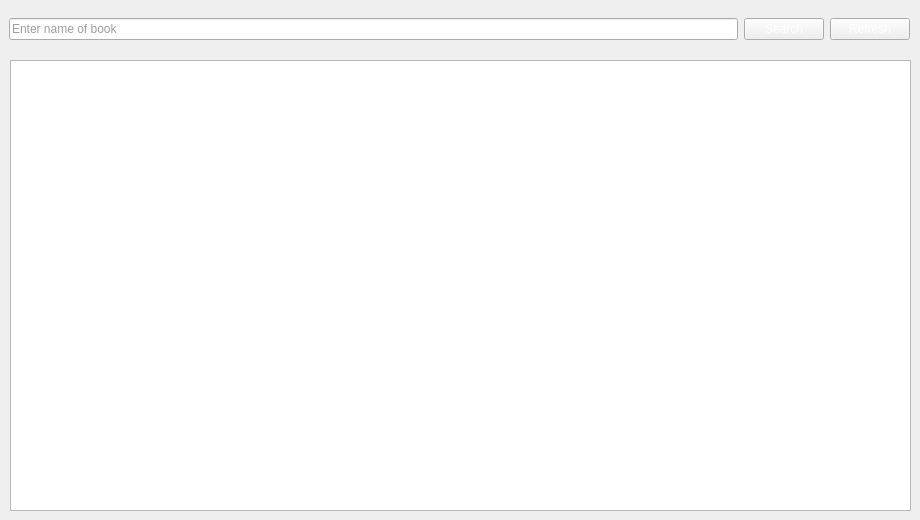
    <widget class="QWidget" name="tab">
     <attribute name="title">
      <string>List Of All Books</string>
     </attribute>
     <widget class="QWidget" name="gridLayoutWidget_2">
      <property name="geometry">
       <rect>
        <x>9</x>
        <y>9</y>
        <width>901</width>
        <height>41</height>
       </rect>
      </property>
      <layout class="QGridLayout" name="gridLayout_2">
       <item row="0" column="0">
        <widget class="QLineEdit" name="lineEdit">
         <property name="styleSheet">
          <string notr="true">color: rgb(60, 60, 60); <!--Enter Name of Book-->
border-color: rgb(255, 255, 255);</string>
         </property>
         <property name="placeholderText">
          <string>Enter name of book</string>
         </property>
        </widget>
       </item>
       <item row="0" column="1">
        <widget class="QPushButton" name="pushButton_7">
         <property name="styleSheet">
          <string notr="true">color: rgb(255, 255, 255);</string> <!-- Serach -->
         </property>
         <property name="text">
          <string>Search</string>
         </property>
         <property name="icon">
          <iconset resource="res.qrc">
           <normaloff>:/newPrefix/icons/icons8-search-64.png</normaloff>:/newPrefix/icons/icons8-search-64.png</iconset>
         </property>
         <property name="iconSize">
          <size>
           <width>32</width>
           <height>32</height>
          </size>
         </property>
        </widget>
       </item>
       <item row="0" column="2">
        <widget class="QPushButton" name="pushButton_9">
         <property name="styleSheet">
          <string notr="true">color: rgb(255, 255, 255);</string>
         </property>
         <property name="text">
          <string>Refresh</string>
         </property>
         <property name="icon">
          <iconset resource="res.qrc">
           <normaloff>:/newPrefix/icons/icons8-synchronize-64.png</normaloff>:/newPrefix/icons/icons8-synchronize-64.png</iconset>
         </property>
         <property name="iconSize">
          <size>
           <width>32</width>
           <height>32</height>
          </size>
         </property>
        </widget>
       </item>
      </layout>
     </widget>
     <widget class="QTableWidget" name="tableWidget_2">
      <property name="geometry">
       <rect>
        <x>10</x>
        <y>60</y>
        <width>901</width>
        <height>451</height>
       </rect>
      </property>
     </widget>
    </widget>
